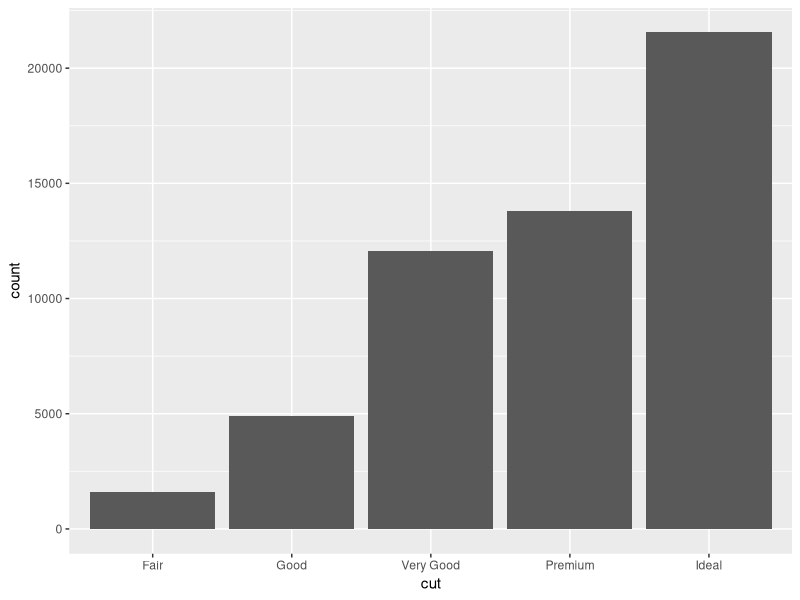
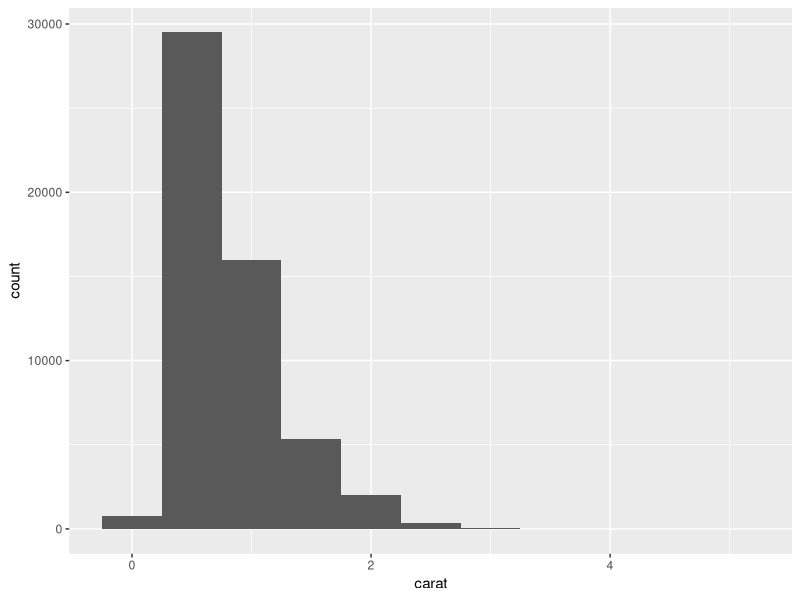
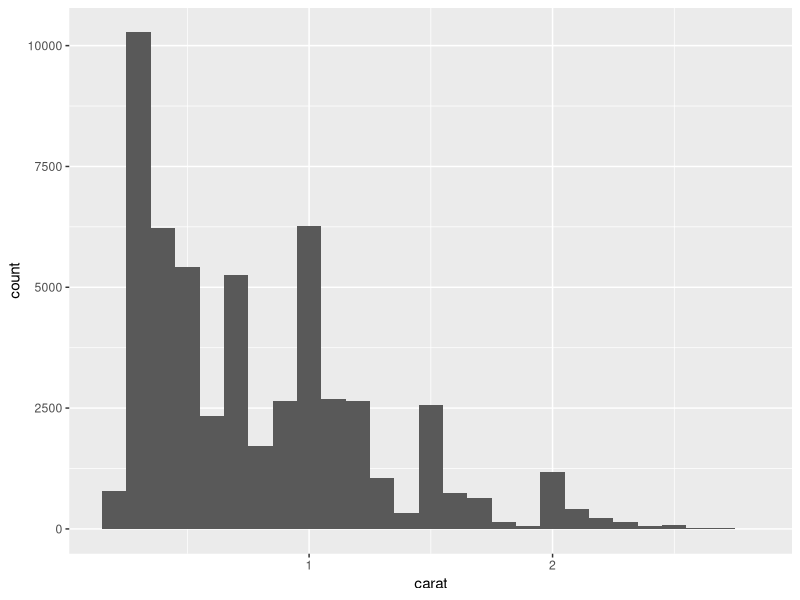
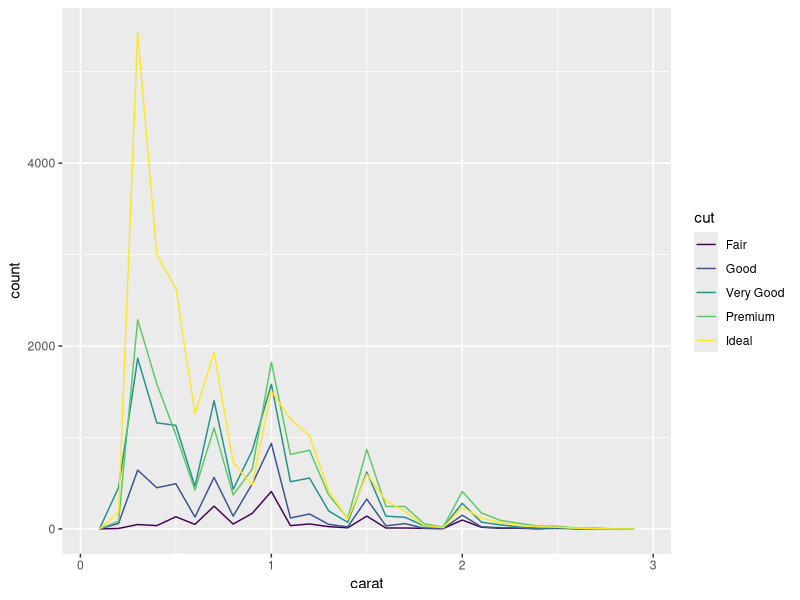
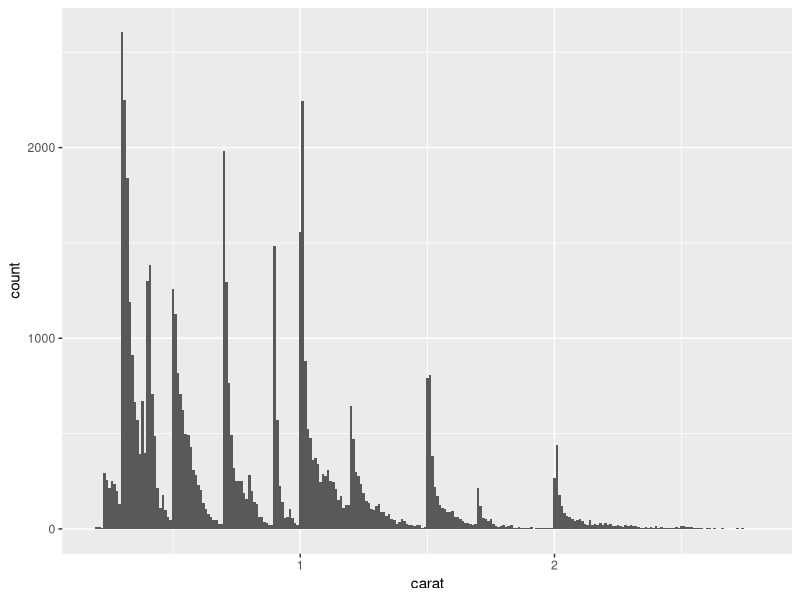
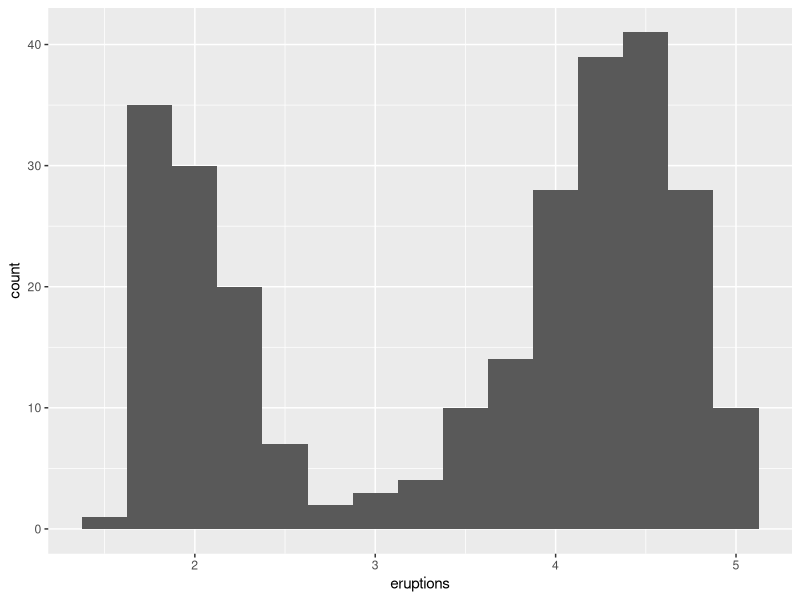
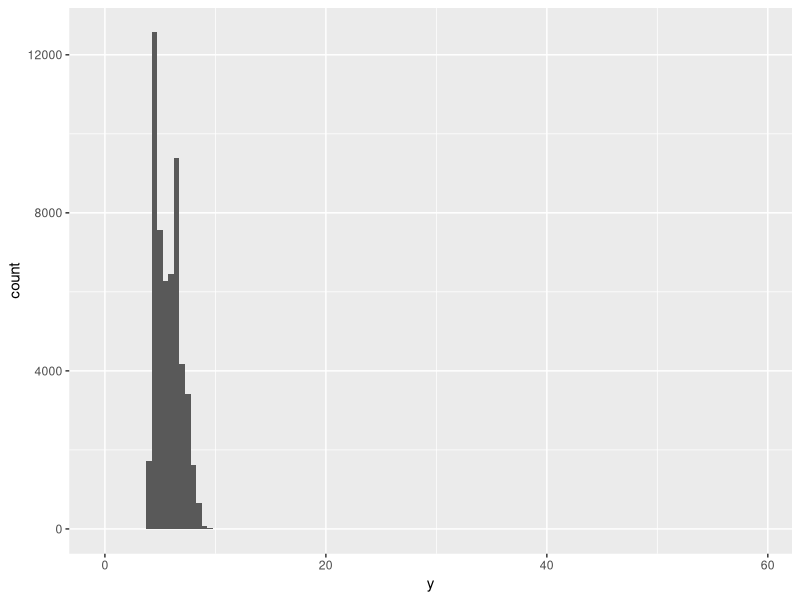
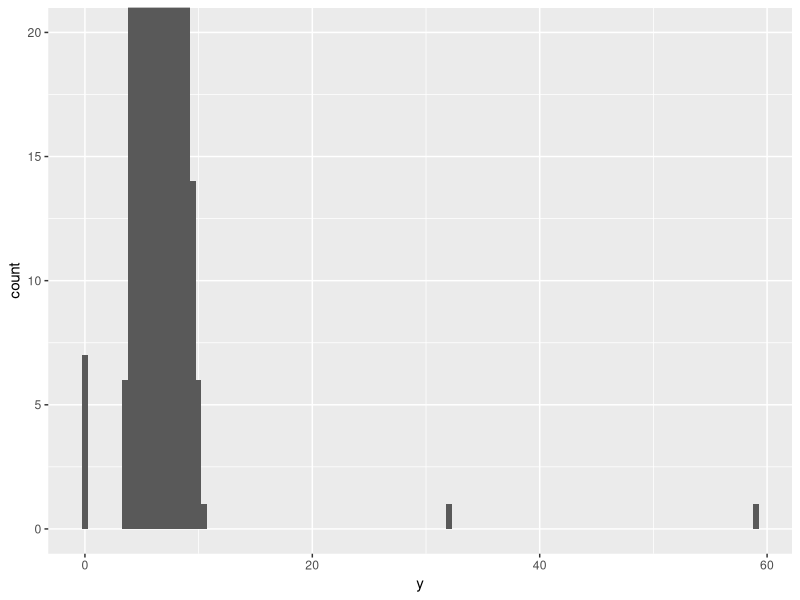

Write R code to recreate these figures, in order.
## ---- chunk 1
library(tidyverse)
## ---- chunk 2
diamonds
## ---- chunk 3
ggplot(data = diamonds) +
  geom_bar(mapping = aes(x = cut))
## ---- chunk 4
ggplot(data = diamonds) +
  geom_histogram(mapping = aes(x = carat), binwidth = 0.5)
## ---- chunk 5
smaller <- diamonds %>% 
  filter(carat < 3)
  
ggplot(data = smaller, mapping = aes(x = carat)) +
  geom_histogram(binwidth = 0.1)
## ---- chunk 6
ggplot(data = smaller, mapping = aes(x = carat, colour = cut)) +
  geom_freqpoly(binwidth = 0.1)
## ---- chunk 7
ggplot(data = smaller, mapping = aes(x = carat)) +
  geom_histogram(binwidth = 0.01)
## ---- chunk 8
knitr::include_graphics('https://upload.wikimedia.org/wikipedia/commons/8/80/OldFaithful1948.jpg')
## ---- chunk 9
ggplot(data = faithful, mapping = aes(x = eruptions)) + 
  geom_histogram(binwidth = 0.25)
## ---- chunk 10
ggplot(diamonds) + 
  geom_histogram(mapping = aes(x = y), binwidth = 0.5)
## ---- chunk 11
ggplot(diamonds) + 
  geom_histogram(mapping = aes(x = y), binwidth = 0.5) +
  coord_cartesian(ylim = c(0, 20))
## ---- chunk 12
unusual <- diamonds %>% 
  filter(y < 3 | y > 20) %>% 
  select(price, x, y, z) %>%
  arrange(y)

unusual
## ---- chunk 13
diamonds2 <- diamonds %>% 
  filter(between(y, 3, 20))
## ---- chunk 14
diamonds2 <- diamonds %>% 
  mutate(y = ifelse(y < 3 | y > 20, NA, y))
## ---- chunk 15
ggplot(data = diamonds, mapping = aes(x = price)) + 
  geom_freqpoly(mapping = aes(colour = cut), binwidth = 500)
## ---- chunk 16
ggplot(diamonds) + 
  geom_bar(mapping = aes(x = cut))
## ---- chunk 17
ggplot(data = diamonds, mapping = aes(x = price, y = ..density..)) + 
  geom_freqpoly(mapping = aes(colour = cut), binwidth = 500)
## ---- chunk 18
ggplot(data = diamonds, mapping = aes(x = cut, y = price)) +
  geom_boxplot()
## ---- chunk 19
knitr::include_graphics('https://upload.wikimedia.org/wikipedia/commons/1/1a/Boxplot_vs_PDF.svg')
## ---- chunk 20
ggplot(data = mpg, mapping = aes(x = class, y = hwy)) +
  geom_boxplot()
## ---- chunk 21
ggplot(data = mpg, mapping = aes(x = reorder(class, hwy, FUN = median), y = hwy)) +
  geom_boxplot() +
  coord_flip()
## ---- chunk 22
ggplot(data = diamonds) +
  geom_count(mapping = aes(x = cut, y = color))
## ---- chunk 23
diamonds %>% 
  count(color, cut) %>%  
  ggplot(mapping = aes(x = color, y = cut)) +
    geom_tile(mapping = aes(fill = n))
## ---- chunk 24
ggplot(data = diamonds) + 
  geom_point(mapping = aes(x = carat, y = price))
## ---- chunk 25
ggplot(data = diamonds) + 
  geom_point(mapping = aes(x = carat, y = price), alpha = 1/100)
## ---- chunk 26
ggplot(data = smaller) +
  geom_bin2d(mapping = aes(x = carat, y = price))

ggplot(data = smaller) +
  geom_hex(mapping = aes(x = carat, y = price))
## ---- chunk 27
ggplot(data = smaller, mapping = aes(x = carat, y = price)) + 
  geom_boxplot(mapping = aes(group = cut_width(carat, 0.1)))
## ---- chunk 28
ggplot(data = smaller, mapping = aes(x = carat, y = price)) + 
  geom_boxplot(mapping = aes(group = cut_number(carat, 20)))
